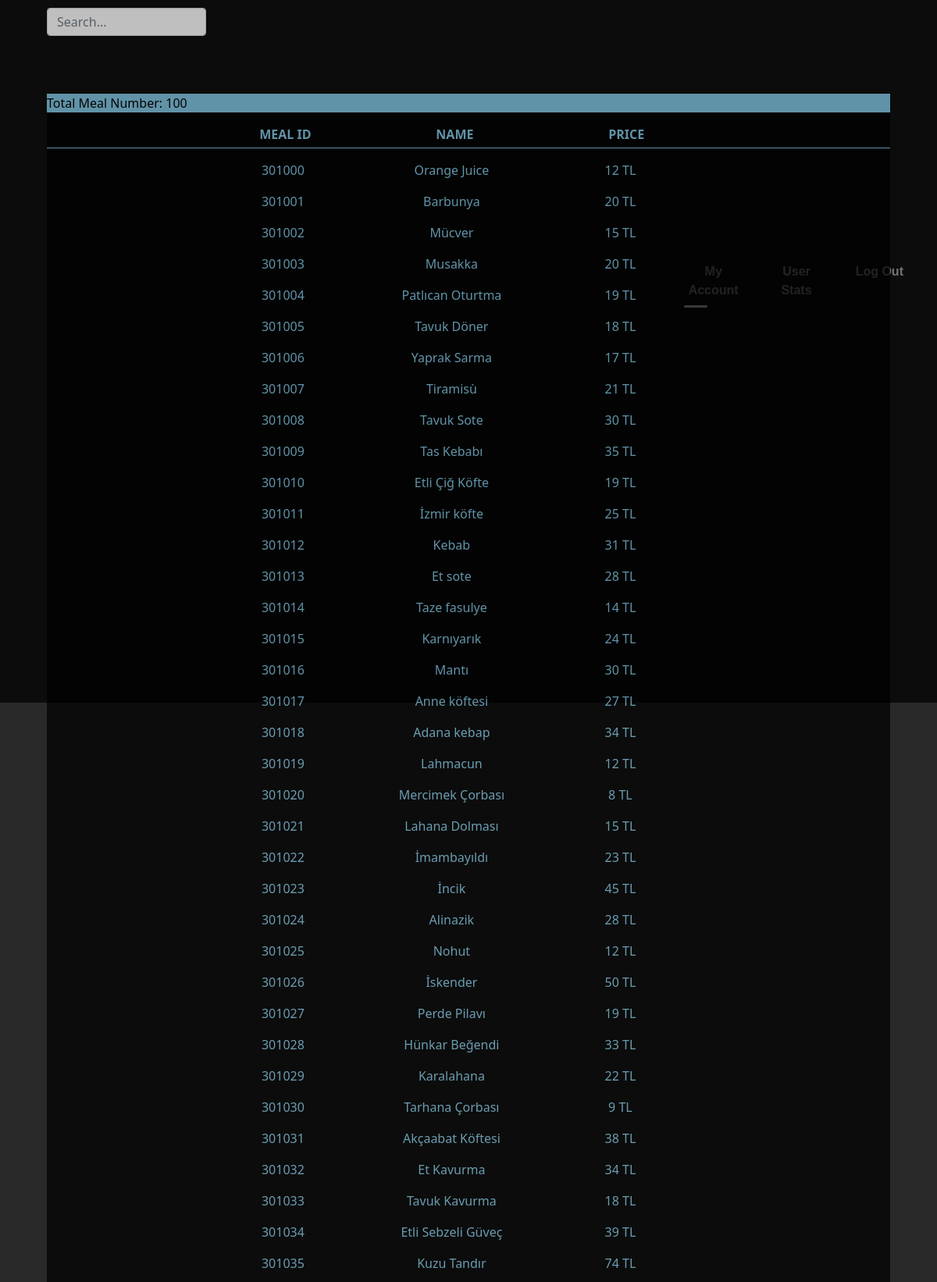
The page /Admin/screens/AllMealScreen.php (upper part) on the database its author committed.
### tables this page shows
CREATE TABLE `meal` (
  `MEAL_ID` int(10) NOT NULL,
  `MEAL_NAME` varchar(50) NOT NULL,
  `MEAL_PRICE` int(10) NOT NULL
);

### Admin/screens/AllMealScreen.php (the view, shortened to what this page needs)
<!DOCTYPE html>
<html>
<head>
	<link rel="stylesheet" href="/css/bootstrap.css" />
</head>
<body>
	<div class="section">
		<div class="round">
			<form action="./mealsearchscreen.php" method="POST">
				<div class="d-flex flex-row  ">
					<input placeholder="Search..." style="width:17%;height: 15%;margin-top: 0.8%;margin-left: 5%;" type="text" class=" form-control" name="mealsearch">
				</div></form>
				<nav>
					<a href="./MyAccountAdminScreen.php">My Account</a>
					<a href="./StatsScreen.php">User Stats</a>
					<a href="../AdminLogOut.php">Log Out</a>
				</nav>
			</div>
			<div class="round1">
			</div>
			<?php include '../DBconnect.php';
			$result = mysqli_query($conn,"select count(1) FROM MEAL");
			$row = mysqli_fetch_array($result);
			$total = $row[0];
			?>
			<div class="round5" style="height:<?php echo $total*7 + 18;?>%;">
				<form  action="./ChefRegistrationScreen.php" method="POST">
					<p style="color:black;background-color: skyblue;">Total Meal Number: <?php echo $total;?></p>
					</form>
					<form  action="../ChefUDSA.php" method="POST">
						<div class="d-flex flex-row "><p style="color: skyblue; margin-left: 25.2%;" ><b>MEAL ID</b></p>
							<p style="color: skyblue; margin-left:14.8%" ><b>NAME</b></p>
							<p style="color: skyblue; margin-left:16%" ><b>PRICE</b></p>
						</div>
						<hr style="margin-top: -1% ;" class="line11" >
						<?php include '../DBconnect.php';
						$result9 = mysqli_query($conn,"select MEAL_ID ,MEAL_NAME ,MEAL_PRICE FROM MEAL");
						while ($rowmeal = mysqli_fetch_array($result9)){
							?>
							<div class="d-flex flex-row">
								<div style="margin-left:18%" class="infos"><p  class="text-center "><?php echo $rowmeal['MEAL_ID'];?></p></div>
								<div class="infos1"><p class="text-center "><?php echo $rowmeal['MEAL_NAME'];?></p></div>
								<div class="infos2"><p class="text-center "><?php echo $rowmeal['MEAL_PRICE']; ?> TL</p></div>
									</div>
									<?php
								}
								?>
							</form>
						</div>
					</div>
					<div class="video-container">
					</div>
			</body>
			</html>

### Admin/screens/AllMealScreen.php (style rules this page uses)
.round { width: 100%; height: 10%; background-color: black; opacity: 0.7; z-index: 1; }
.section { position: relative; width: 100%; height: 100vh; display: flex; overflow-y: scroll; }
.video-container { position: absolute; top: 0; left: 0; }
html, body { height: 100%; }
body { margin: 0; background-color: #292929; overflow: hidden; }
nav { position: absolute; top: 4%; right: 0; left: 70%; width: 319px; display: table; margin: 0 auto; transform: translateY(-50%); }
nav a { position: relative; width: 33.333%; display: table-cell; text-align: center; color: #949494; text-decoration: none; font-family: Verdana, Geneva, Tahoma, sans-serif; font-weight: bold; padding: 10px 20px; transition: 0.2s ease color; }
nav a:before, nav a:after { content: ""; position: absolute; border-radius: 50%; transform: scale(0); transition: 0.2s ease transform; }
nav a:before { top: 0; left: 10px; width: 6px; height: 6px; }
nav a:after { top: 5px; left: 18px; width: 4px; height: 4px }
nav a:nth-child(1):before { background-color: yellow; }
nav a:nth-child(1):after { background-color: red; }
nav a:nth-child(2):before { background-color: #00e2ff; }
nav a:nth-child(2):after { background-color: #89ff00; }
nav a:nth-child(3):before { background-color: purple; }
nav a:nth-child(3):after { background-color: palevioletred; }
.round1 { margin-left: -62%; margin-top: 5%; width: 20%; height: 35%; z-index: 1; border-radius: 50%; opacity: 0.7; }
.round5 { margin-left: -53%; margin-top: 10%; width: 90%; z-index: 1; background-color: black; opacity: 0.7; }
.line11 { opacity: 1; color: skyblue; }
.infos { width: 20%; color: skyblue; margin-left: 10%; }
.infos1 { width: 20%; color: skyblue; }
.infos2 { width: 20%; color: skyblue; }

### rows shown on the page
meal: MEAL_ID "301000", MEAL_NAME "Orange Juice", MEAL_PRICE "12"
meal: MEAL_ID "301001", MEAL_NAME "Barbunya", MEAL_PRICE "20"
meal: MEAL_ID "301002", MEAL_NAME "Mücver", MEAL_PRICE "15"
meal: MEAL_ID "301003", MEAL_NAME "Musakka", MEAL_PRICE "20"
meal: MEAL_ID "301004", MEAL_NAME "Patlıcan Oturtma", MEAL_PRICE "19"
meal: MEAL_ID "301005", MEAL_NAME "Tavuk Döner", MEAL_PRICE "18"
meal: MEAL_ID "301006", MEAL_NAME "Yaprak Sarma", MEAL_PRICE "17"
meal: MEAL_ID "301007", MEAL_NAME "Tiramisù", MEAL_PRICE "21"
meal: MEAL_ID "301008", MEAL_NAME "Tavuk Sote", MEAL_PRICE "30"
meal: MEAL_ID "301009", MEAL_NAME "Tas Kebabı", MEAL_PRICE "35"
meal: MEAL_ID "301010", MEAL_NAME "Etli Çiğ Köfte", MEAL_PRICE "19"
meal: MEAL_ID "301011", MEAL_NAME "İzmir köfte", MEAL_PRICE "25"
meal: MEAL_ID "301012", MEAL_NAME "Kebab", MEAL_PRICE "31"
meal: MEAL_ID "301013", MEAL_NAME "Et sote", MEAL_PRICE "28"
meal: MEAL_ID "301014", MEAL_NAME "Taze fasulye", MEAL_PRICE "14"
meal: MEAL_ID "301015", MEAL_NAME "Karnıyarık", MEAL_PRICE "24"
meal: MEAL_ID "301016", MEAL_NAME "Mantı", MEAL_PRICE "30"
meal: MEAL_ID "301017", MEAL_NAME "Anne köftesi", MEAL_PRICE "27"
meal: MEAL_ID "301018", MEAL_NAME "Adana kebap", MEAL_PRICE "34"
meal: MEAL_ID "301019", MEAL_NAME "Lahmacun", MEAL_PRICE "12"
meal: MEAL_ID "301020", MEAL_NAME "Mercimek Çorbası", MEAL_PRICE "8"
meal: MEAL_ID "301021", MEAL_NAME "Lahana Dolması", MEAL_PRICE "15"
meal: MEAL_ID "301022", MEAL_NAME "İmambayıldı", MEAL_PRICE "23"
meal: MEAL_ID "301023", MEAL_NAME "İncik", MEAL_PRICE "45"
meal: MEAL_ID "301024", MEAL_NAME "Alinazik", MEAL_PRICE "28"
meal: MEAL_ID "301025", MEAL_NAME "Nohut", MEAL_PRICE "12"
meal: MEAL_ID "301026", MEAL_NAME "İskender", MEAL_PRICE "50"
meal: MEAL_ID "301027", MEAL_NAME "Perde Pilavı", MEAL_PRICE "19"
meal: MEAL_ID "301028", MEAL_NAME "Hünkar Beğendi", MEAL_PRICE "33"
meal: MEAL_ID "301029", MEAL_NAME "Karalahana", MEAL_PRICE "22"
meal: MEAL_ID "301030", MEAL_NAME "Tarhana Çorbası", MEAL_PRICE "9"
meal: MEAL_ID "301031", MEAL_NAME "Akçaabat Köftesi", MEAL_PRICE "38"
meal: MEAL_ID "301032", MEAL_NAME "Et Kavurma", MEAL_PRICE "34"
meal: MEAL_ID "301033", MEAL_NAME "Tavuk Kavurma", MEAL_PRICE "18"
meal: MEAL_ID "301034", MEAL_NAME "Etli Sebzeli Güveç", MEAL_PRICE "39"
meal: MEAL_ID "301035", MEAL_NAME "Kuzu Tandır", MEAL_PRICE "74"

### other values the page prints
$total "100"
